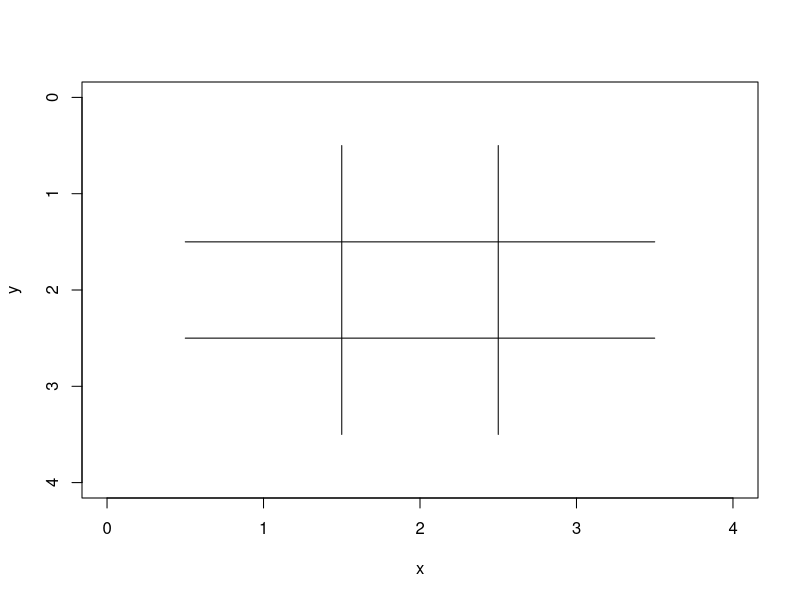

Write the R code that produced this figure. (Note: this script raises an error after producing the figure.)
# 1. Draw tic-tac-toe board.
# 2. Add board and playing loop.
# 3. Add click-to-play.
# 4. Add check for a win.
# 5. Require play on empty square. (And change empty representation
#    from "E" to "" because it makes board easier to read.)
# 6. Add computer player.

rm(list=ls()) # clear all defined objects

won = function(board, player, debug=FALSE) {
  if (debug) {
    cat(sep="", "player=", player, ", board=", "\n")
    print(board)
  }
  return(
         all(board[1:3, 1] == player) |   # check columns 1-3
         all(board[1:3, 2] == player) |
         all(board[1:3, 3] == player) |
         all(board[1, 1:3] == player) | # check rows 1-3
         all(board[2, 1:3] == player) |
         all(board[3, 1:3] == player) |
         all(diag(board) == player) |   # check diagonals
         all(diag(board[3:1, ]) == player)
         )
}
test.board = matrix(data=c("X","O","E", "O","X","O", "X","O","X"), nrow=3, ncol=3)
stopifnot( won(test.board, "X"))
stopifnot(!won(test.board, "O"))
test.board[2, 2] = "O"
stopifnot(!won(test.board, "X"))
stopifnot( won(test.board, "O"))

x = rep(1:3, each = 3)
y = rep(1:3, times = 3)

plot(x, y, type="n", xlim=c(0, 4), ylim=c(4, 0))
segments(x0=c(0.5, 0.5, 1.5, 2.5), y0=c(1.5, 2.5, 0.5, 0.5),
         x1=c(3.5, 3.5, 1.5, 2.5), y1=c(1.5, 2.5, 3.5, 3.5))

board = matrix(data=rep("", times=9), nrow=3, ncol=3)
player = "X"
for (i in 1:9) {
  if (player == "X") { # human player
    repeat {
      index = identify(x, y, n=1, plot=FALSE)
      col = x[index]
      row = y[index]
      if (board[row, col] == "") {
        break
      } else {
        text(x=2, y=3.7, labels="Please click on empty square.")
      }
    }
  } else { # computer player
    index = sample(x=which(c(board) == ""), size=1)
    col = x[index]
    row = y[index]
  }
  board[row, col] = player
  text(x=col, y=row, labels=player)
  cat(sep="", "i=", i, ", player=", player, ", index=", index,
      ", row=", row, ", col=", col, ", board:", "\n")
  print(board)
  if (won(board, player, debug=TRUE)) {
    text(x=2, y=1/3, labels=paste(player, " won!"), col="red")
    break
  }
  player = ifelse(test=(player == "X"), yes="O", no="X")
}
